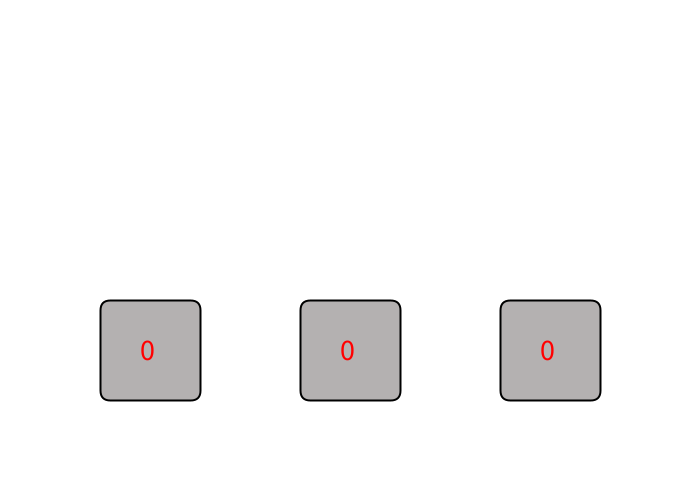
Frame 1 (no input)
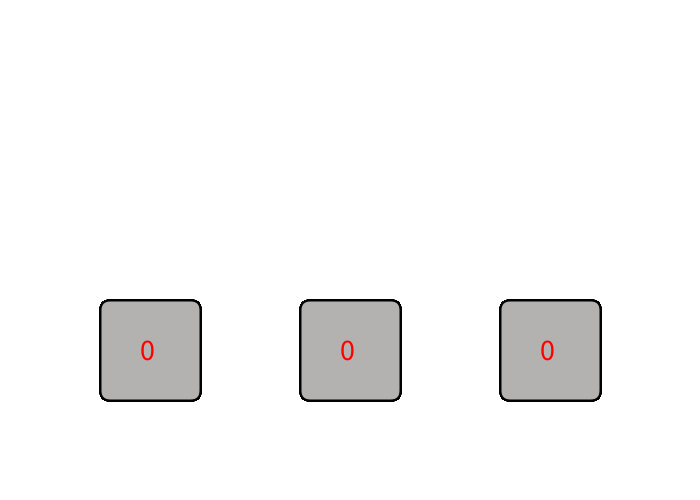
Frame 60 (the mouse pressed at the canvas centre just before this capture)
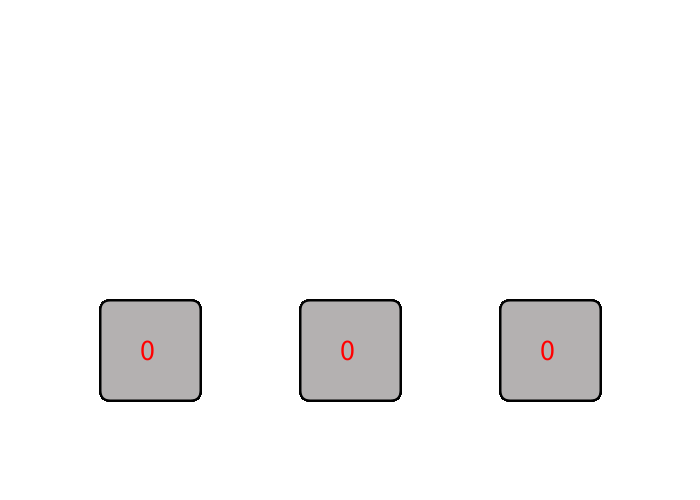
Frame 120 (the mouse held since frame 60 and released just before this capture)

The Processing sketch that drew these frames (run headless with seeded random() and noise(); from frame 60 on, the mouse is pressed at the canvas centre):

// Processing sketch: Eric_Price_Dice
// ── Eric_Price_Dice.pde
//Dice Program 

int leftResult;
int midResult;
int rightResult;

void setup() {
  size(700, 500);
  background(255);
}

void draw() {
  //reset background 
  fill(255);
  
  //Left die shape
  stroke(0);
  strokeWeight(2);
  fill(#B4B1B1);
  rect(100, 300, 100, 100, 10);
  //color & size of left die result
  fill(#FF0000);
  textSize(30);
  //display result for left die
  text(leftResult, 140, 360);
  //Middle Die shape
  stroke(0);
  strokeWeight(2);
  fill(#B4B1B1);
  rect(300, 300, 100, 100, 10);
  //color & size of mid die result
  fill(#FF0000);
  textSize(30);
  //display result for mid die
  text(midResult, 340, 360);
  //Right Die shape
  stroke(0);
  strokeWeight(2);
  fill(#B4B1B1);
  rect(500, 300, 100, 100, 10);
  //color & size of right die result
  fill(#FF0000);
  textSize(30);
  //display result for right die
  text(rightResult, 540, 360);
}

void mouseClicked() {
  //reroll left die
  leftResult = int(random(1, 6));
  //reroll mid die
  midResult = int(random(1, 6));
  //reroll right die 
  rightResult = int(random(1, 6));
}





//fill(0);
//stroke(0);
//strokeWeight(0);
//line(100, 0, 100, 700);
//line(200, 0, 200, 700);
//line(300, 0, 300, 700);
//line(400, 0, 400, 700);
//line(500, 0, 500, 700);
//line(600, 0, 600, 700);

//line(0, 100, 700, 100);
//line(0, 200, 700, 200);
//line(0, 300, 700, 300);
//line(0, 400, 700, 400);
//line(0, 500, 700, 500);
//Left Die
